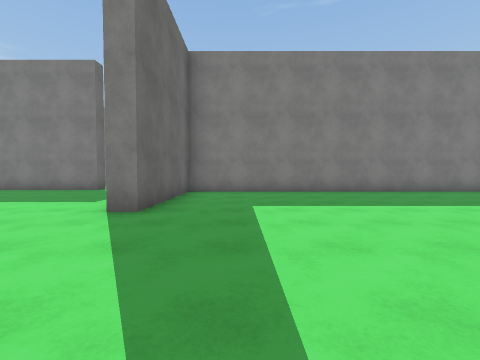
[1] (above)

24 first-person views from a walk through a 3-D level made in the Unity game engine. The camera is 1.3 m above the floor, tilts 2° down and sees 90° across. The floor is counted in squares, 2 m on a side. Each view is taken from the middle of a square. On the plan, view 1 faces up. The plan holds only what a view shows up to about 9 squares ahead; the rest is blank. The place goes on beyond the plan. Surface patterns are stand-ins for the level's own textures.

[2]
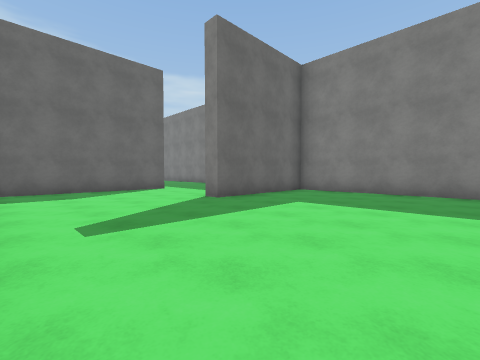

[3]
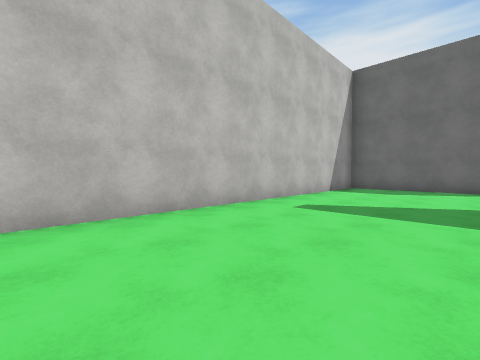

[4]
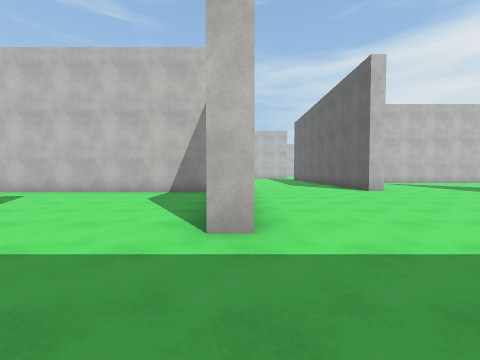

[5]
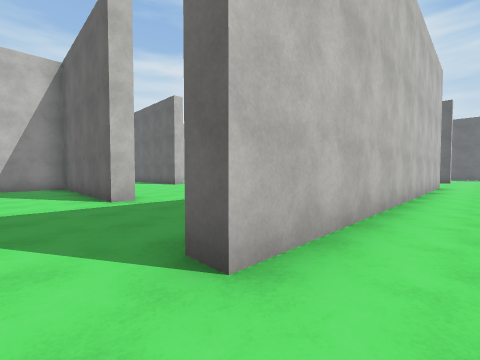

[6]
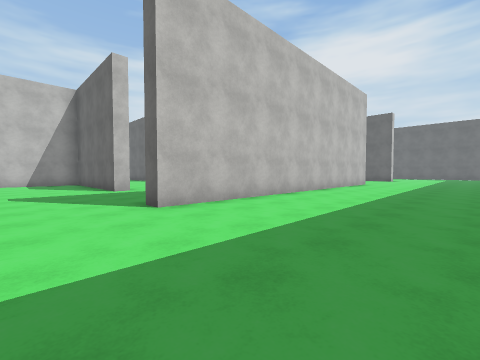

[7]
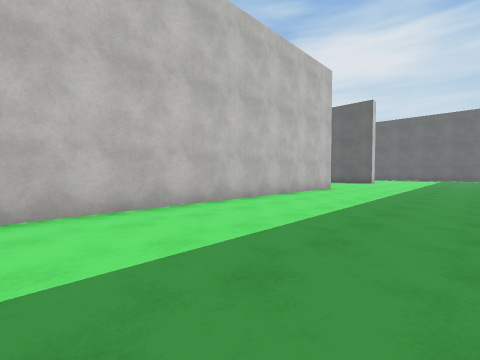

[8]
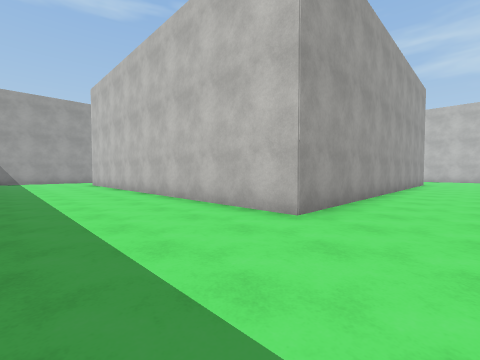

[9]
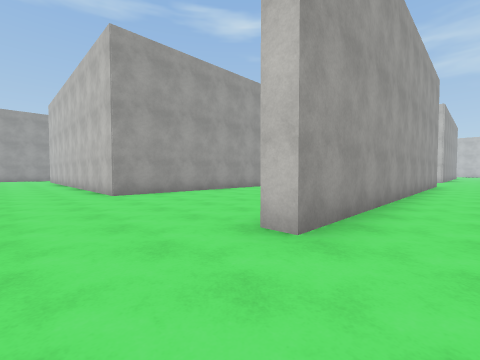

[10]
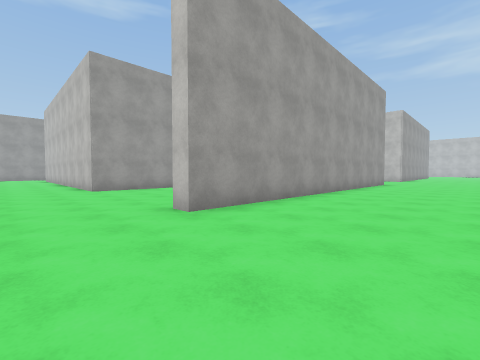

[11]
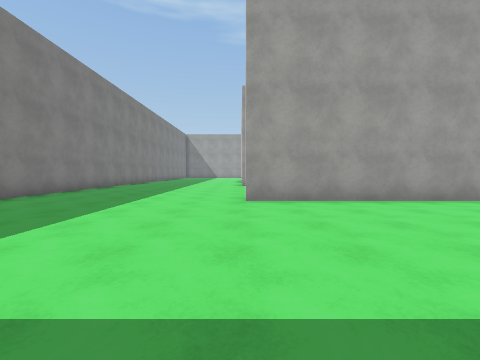

[12]
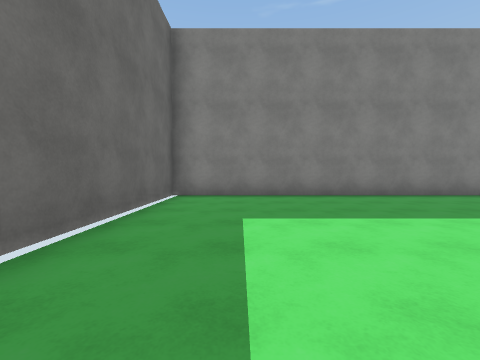

[13]
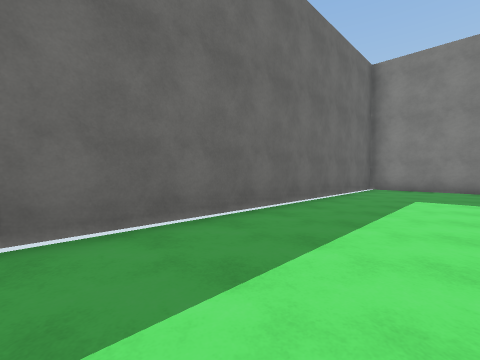

[14]
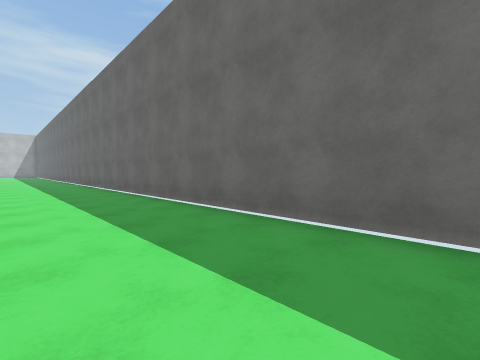

[15]
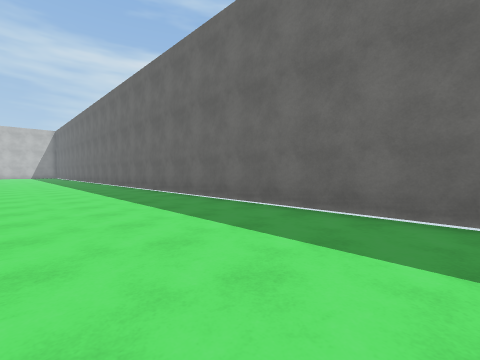

[16]
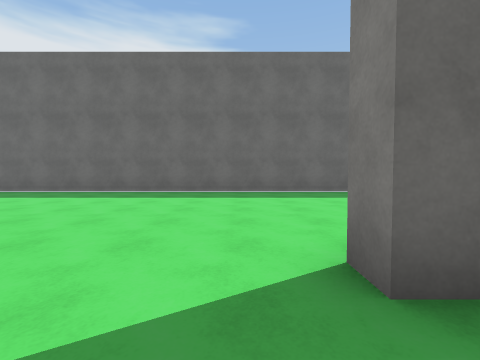

[17]
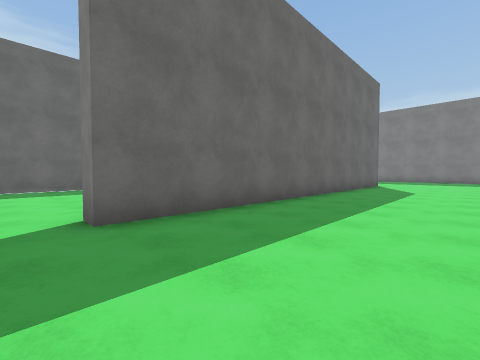

[18]
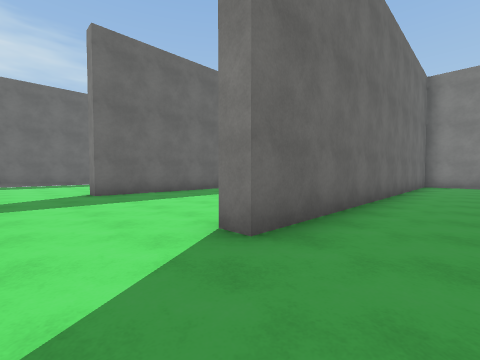

[19]
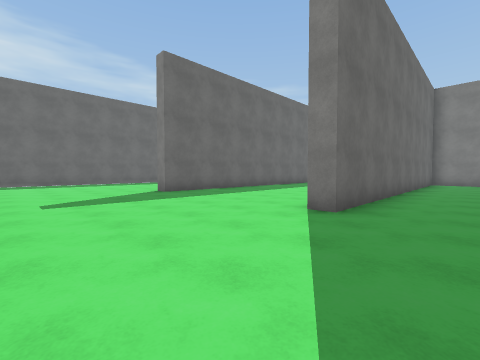

[20]
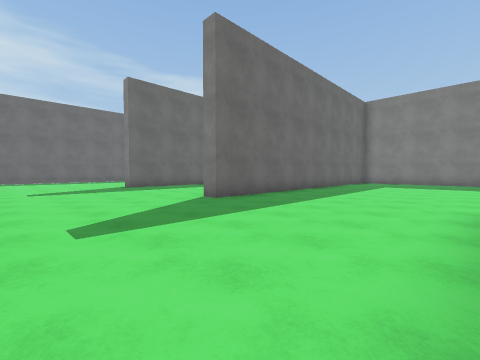

[21]
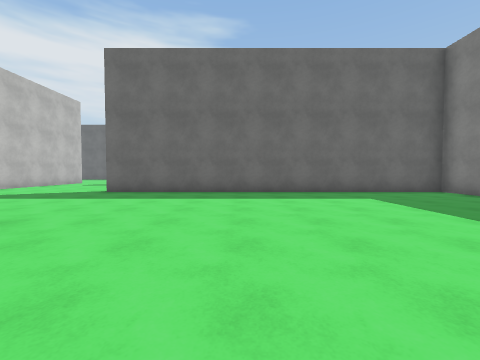

[22]
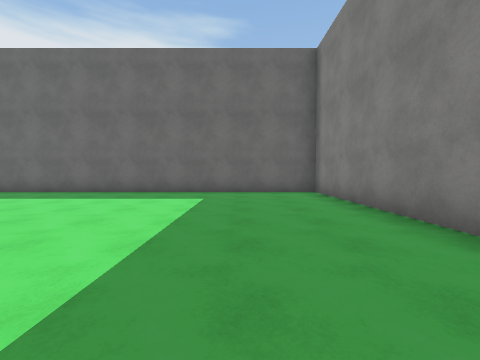

[23]
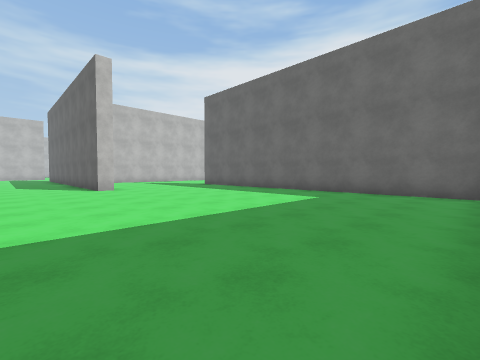

[24]
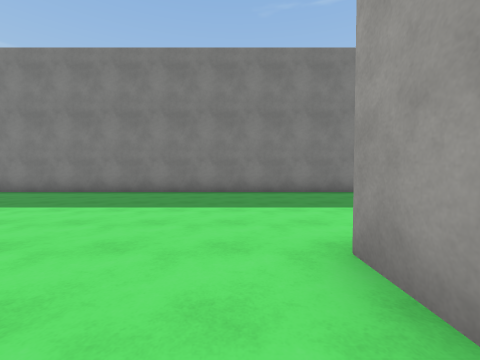

### Floor plan
Points are (right, up) in squares from view 1. A wall is a line through its corners. A room is listed if a view was taken in it or the views show most of it. See-through windows are left out.
Room 1 (views 1, 2, 3)
walls: (7.9, 7.8) (-1.6, 7.8) (-1.6, 3.9) (-2.2, 3.9); (-5.7, 4.5) (-5.7, -0.5) (4.1, -0.5)
ways out: opening at (-4, 4.7) to room 2
Room 2 (views 4, 5, 6, 7, 8, 9, 10, 11, 12, 13, 14, 15, 16, 17, 18, 19, 20, 21, 22, 23, 24)
walls: (-16.1, 1.1) (-16.1, 8.9) (-5, 8.9) (-5, 8.4) (-8.5, 8.4); (-21.7, -0.5) (-21.7, 8.9) (-21.1, 8.9); (-21.2, 6.6) (-21.2, -2.2) (-21.8, -2.2); (-10.9, -1) (-10.3, -1); (-10.4, 8.4) (-15.6, 8.4) (-15.6, -2.2) (-16.1, -2.2); (-6.2, 4.5) (-5.7, 4.5); (-13.4, 14.6) (-27.8, 14.6) (-27.8, -10.9)
ways out: opening at (-4, 4.7) to room 1; opening at (-8, -0.3)

Positions as (right, up) in squares from view 1, and headings:
1: (0, 0), facing up
2: (3, 0), facing up-left
3: (4, 3), facing down-left
4: (-6, 7), facing down
5: (-4, 10), facing down-left
6: (-3, 13), facing down-left
7: (-7, 13), facing down-left
8: (-18, 12), facing down-right
9: (-23, 11), facing down-right
10: (-25, 11), facing down-right
11: (-27, 9), facing right
12: (-26, 8), facing up
13: (-25, 5), facing up-left
14: (-25, 7), facing down-left
15: (-24, 2), facing down-left
16: (-20, -3), facing left
17: (-18, -3), facing up-left
18: (-14, -4), facing up-left
19: (-14, -6), facing up-left
20: (-11, -6), facing up-left
21: (-8, 2), facing left
22: (-8, 6), facing left
23: (-8, 8), facing down-left
24: (-17, 7), facing up
